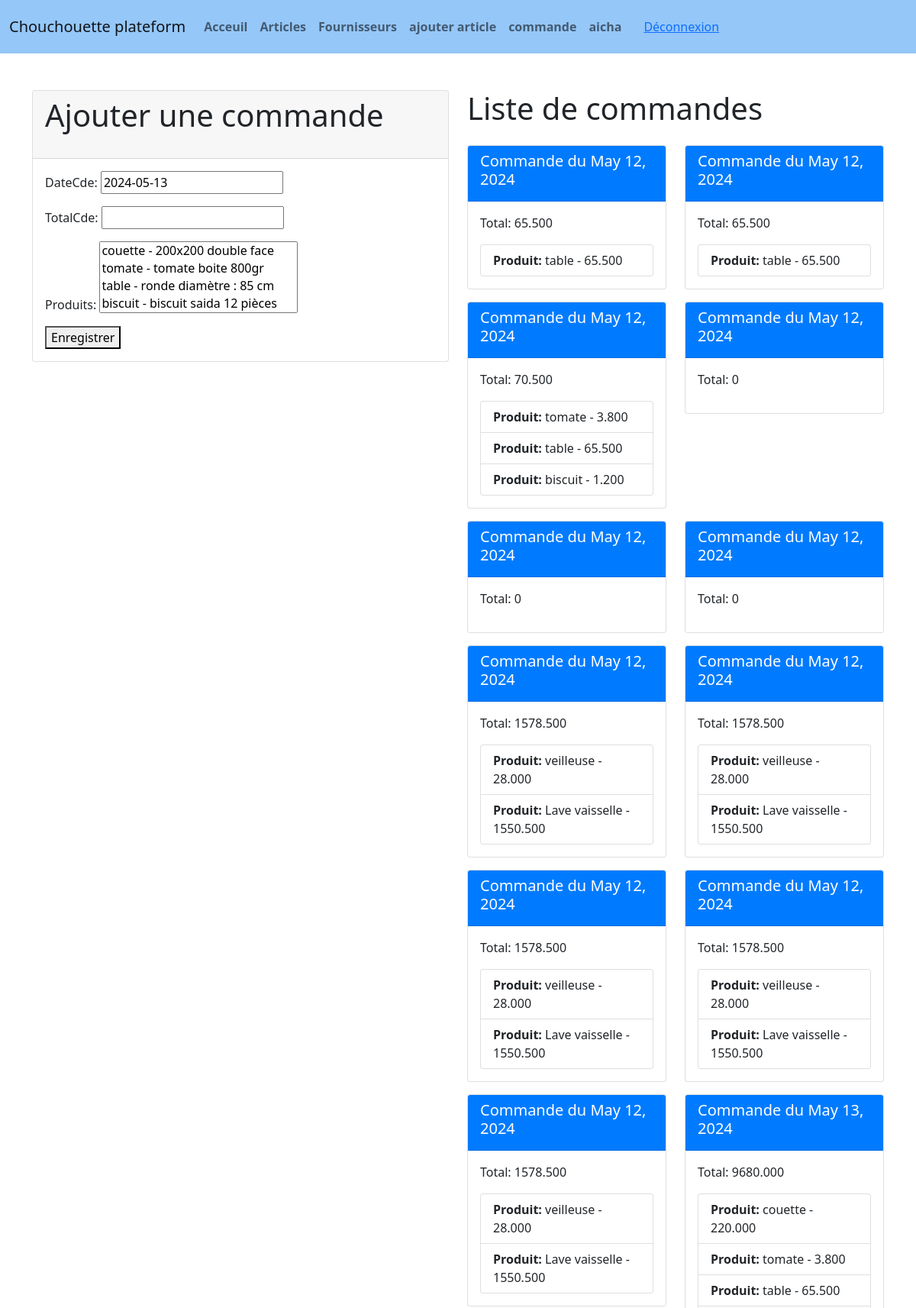
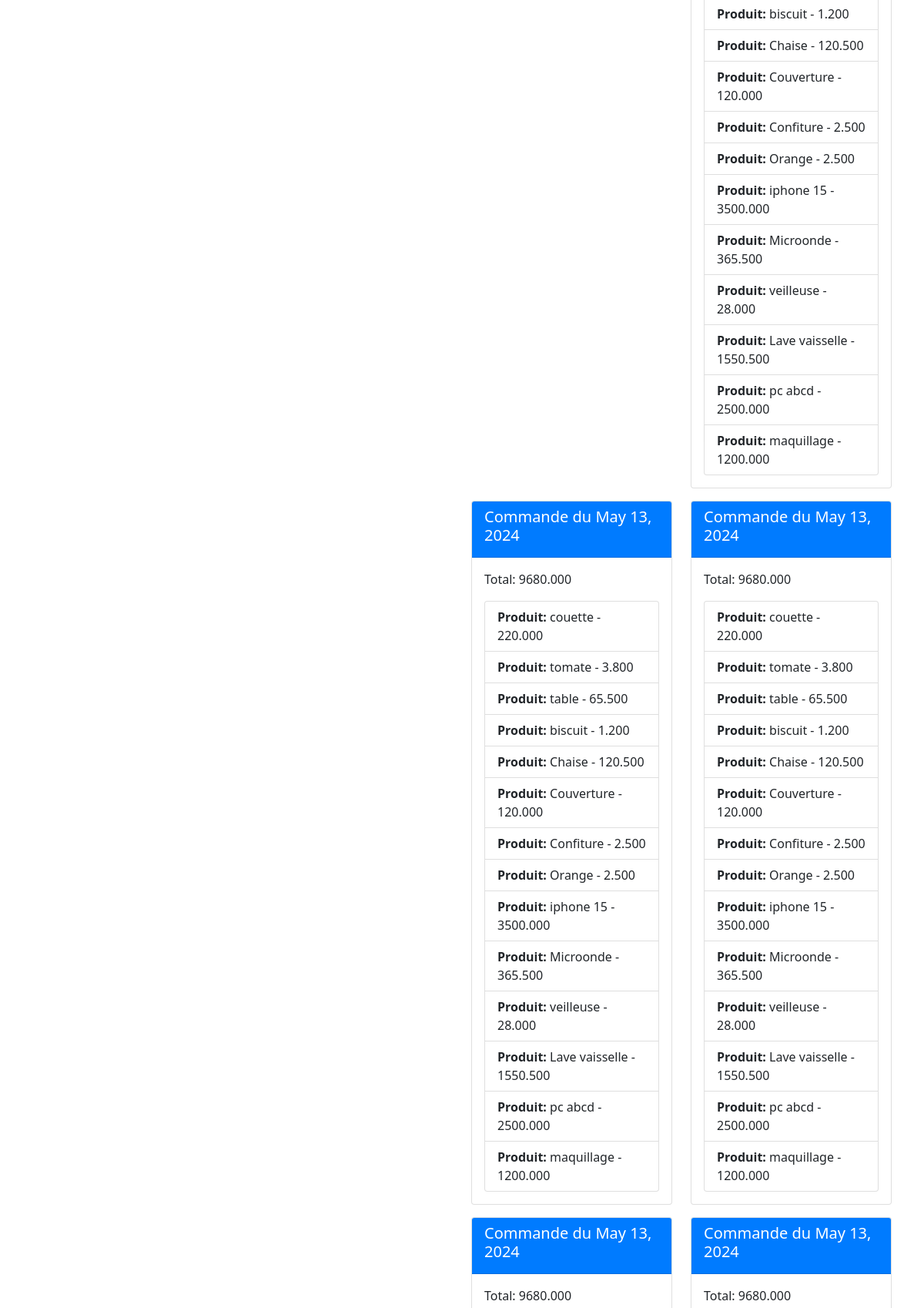
The app's page /magasin/nouvCommande/ (signed in, upper part) with its own data (2 pictures, top to bottom).
### magasin/models.py (models this page shows, shortened)
class Commande(models.Model):
    dateCde=models.DateField(null=True,default=date.today)
    totalCde=models.DecimalField(max_digits=10,decimal_places=3)
    produits=models.ManyToManyField(Produit)
    def calculer_total (self):
        return sum(Produit.prix for Produit in self.produits.all())

class Produit(models.Model):
    TYPE_CHOICES = [
        ('fr', 'frais'),
        ('cs', 'conserve'),
        ('em', 'emballe')
    ]
    libelle = models.CharField(max_length=255)
    description = models.TextField()
    prix = models.DecimalField(max_digits=10, decimal_places=3)
    type = models.CharField(max_length=255, choices=TYPE_CHOICES, default='em')
    catégorie = models.ForeignKey(Categorie, on_delete=models.CASCADE, null=True)
    fournisseur = models.ForeignKey(Fournisseur, on_delete=models.CASCADE, null=True)  # Correction du nom du champ
    img = models.ImageField(blank=True)
    def __str__(self):
        return f"{self.libelle} - {self.description}"

### magasin/views.py (the view)
# urls.py: path('nouvCommande/', views.nouveaucommende, name='nouvCommande'),
def nouveaucommende(request) :
    if request.method =='POST' :
        form=CommandeForm(request.POST)
        if form.is_valid() :
            form.save()
    else :
        form=CommandeForm()
    commandes= Commande.objects.all()
    return render(request, 'magasin/Commande.html', {'form': form, 'commandes': commandes})

### magasin/forms.py
class CommandeForm(ModelForm):
        class Meta:
            model = Commande
            fields = "__all__"

### magasin/templates/magasin/commande.html (shortened to what this page needs)
{% extends 'magasin/base.html' %}
{% block content %}
<div class="container mt-5">
    <div class="row">
        <div class="col-md-6">
            <div class="card">
                <div class="card-header">
                    <h1 class="mb-4">Ajouter une commande</h1>
                </div>
                <div class="card-body">
                    <form method="POST" action="{% url 'nouvCommande' %}">
                        {{ form.as_p }}
                        <button type="submit" class="bg-custom-blue">Enregistrer</button>
                    </form>
                </div>
            </div>
        </div>
        {% if user.is_superuser %}
        <div class="col-md-6">
            <h1 class="mb-4">Liste de commandes</h1>
            {% if commandes %}
                <div class="row">
                    {% for commande in commandes %}
                        <div class="col-md-6 mb-3">
                            <div class="card">
                                <div class="card-header text-white bg-custom-blue h-100">
                                    <h5 class="card-title">Commande du {{ commande.dateCde }}</h5>
                                </div>
                                <div class="card-body">
                                    <p class="card-text">Total: {{ commande.calculer_total }}</p>
                                    <ul class="list-group">
                                        {% for produit in commande.produits.all %}
                                            <li class="list-group-item"><strong>Produit:</strong> {{ produit.libelle }} - {{ produit.prix }}</li>
                                        {% endfor %}
                                    </ul>
                                </div>
                            </div>
                        </div>
                    {% endfor %}
                </div>
            {% else %}
                <p class="lead">Aucune commande disponible.</p>
            {% endif %}
        </div>
        {% endif %}
    </div>
</div>
{% endblock %}

### magasin/templates/magasin/base.html (shortened to what this page needs)
{% load static %}
<!DOCTYPE html>
<html lang="en">
<head>
    <link rel="stylesheet" type="text/css" media="screen" href="{% static 'css/base.css' %}">
    <link href="https://cdn.jsdelivr.net/npm/bootstrap@5.0.0-beta1/dist/css/bootstrap.min.css" rel="stylesheet">
</head>
<body>
    <nav class="navbar navbar-expand-lg navbar-light">
        <div class="container-fluid">
            <a class="navbar-brand" href="{% url 'index' %}" >Chouchouette plateform</a>
            <div class="collapse navbar-collapse" id="navbarNav">
                <ul class="navbar-nav">
                    <li class="nav-item active">
                        <a class="nav-link" href="{% url 'index' %}">Acceuil</a>
                    </li>
                    <li class="nav-item active">
                        <a class="nav-link" href="/magasin/">Articles</a>
                    </li>
                    {% if user.is_superuser %}
                        <li class="nav-item active">
                            <a class="nav-link" href="{% url 'nouveauFour' %}">Fournisseurs</a>
                        </li>
                        <li class="nav-item active">
                            <a class="nav-link" href="{% url 'liste' %}">ajouter article</a>
                        </li>
                    {% endif %}
                    {% if user.is_authenticated %}
                        <li class="nav-item active">
                            <a class="nav-link" href="/magasin/nouvCommande">commande</a>
                        </li>
                        <li class="nav-item active">
                            <a class="nav-link" href="#">{{ user.username }}</a>
                        </li>
                    {% endif %}
                </ul>
                {% if user.is_authenticated %}
                <ul class="navbar-nav ml-auto">
                    <li class="nav-item active">
                        <form action="{% url 'logout' %}" method="post" class="nav-link">
                            <button type="submit" class="btn btn-link">Déconnexion</button>
                        </form>
                    </li>
                </ul>
                {% endif %}
            </div>
        </div>
    </nav>
    <div class="conteneur">
        {% block content %}{% endblock %}
    </div>
</body>
</html>

### magasin/templates/magasin/base.html (style rules this page uses)
.navbar { background-color: #95c7f9; }
.nav-link { color: black; font-weight: bold; }

### magasin/templates/magasin/commande.html (style rules this page uses)
.card-header.bg-custom-blue { background-color: #007bff; }

### records on screen
Commande: dateCde "May 12, 2024", calculer_total "65.500"
Produit: libelle "table", prix "65.500"
Commande: dateCde "May 12, 2024", calculer_total "65.500"
Commande: dateCde "May 12, 2024", calculer_total "70.500"
Produit: libelle "tomate", prix "3.800"
Produit: libelle "biscuit", prix "1.200"
Commande: dateCde "May 12, 2024", calculer_total "0"
Commande: dateCde "May 12, 2024", calculer_total "0"
Commande: dateCde "May 12, 2024", calculer_total "0"
Commande: dateCde "May 12, 2024", calculer_total "1578.500"
Produit: libelle "veilleuse", prix "28.000"
Produit: libelle "Lave vaisselle", prix "1550.500"
Commande: dateCde "May 12, 2024", calculer_total "1578.500"
Commande: dateCde "May 12, 2024", calculer_total "1578.500"
Commande: dateCde "May 12, 2024", calculer_total "1578.500"
Commande: dateCde "May 12, 2024", calculer_total "1578.500"
Commande: dateCde "May 13, 2024", calculer_total "9680.000"
Produit: libelle "couette", prix "220.000"
Produit: libelle "Chaise", prix "120.500"
Produit: libelle "Couverture", prix "120.000"
Produit: libelle "Confiture", prix "2.500"
Produit: libelle "Orange", prix "2.500"
Produit: libelle "iphone 15", prix "3500.000"
Produit: libelle "Microonde", prix "365.500"
Produit: libelle "pc abcd", prix "2500.000"
Produit: libelle "maquillage", prix "1200.000"
Commande: dateCde "May 13, 2024", calculer_total "9680.000"
Commande: dateCde "May 13, 2024", calculer_total "9680.000"
Commande: dateCde "May 13, 2024", calculer_total "9680.000"
Commande: dateCde "May 13, 2024", calculer_total "9680.000"

### other values on screen
{{ user.username }} "aicha"
